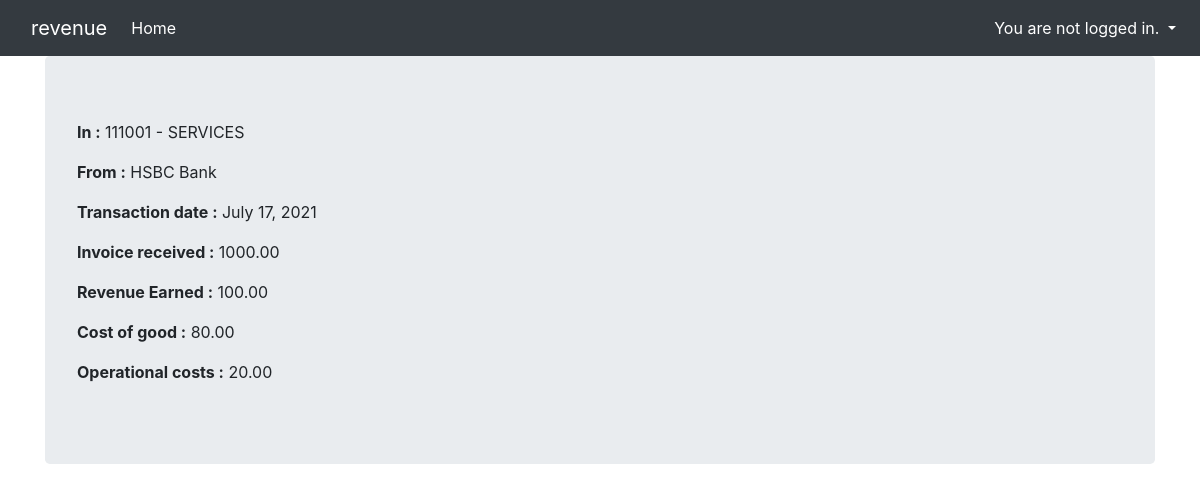
/revenue/1, run on an earlier commit of the app's database.
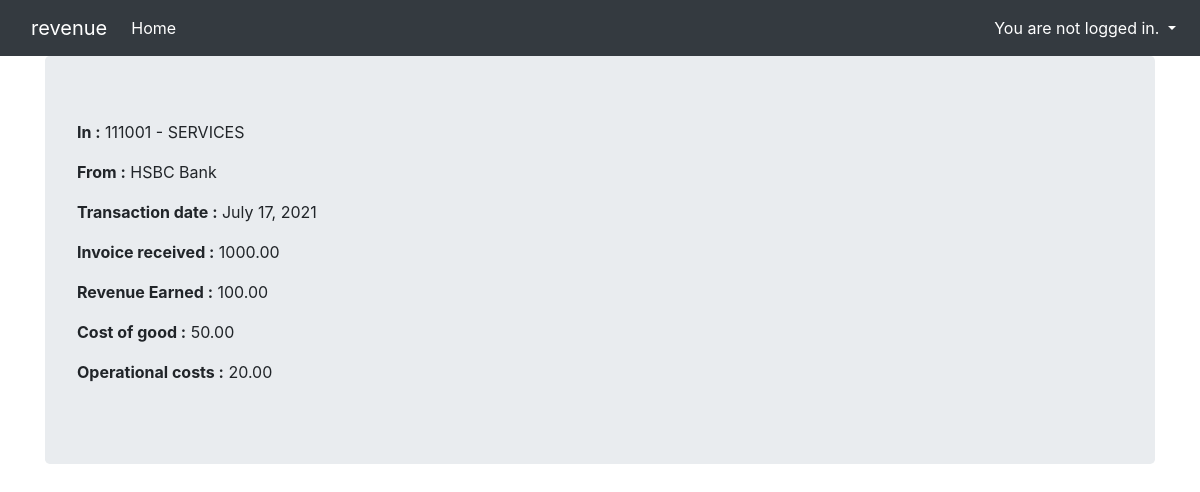
And on a later commit of the database.
### revenue/models.py (models this page shows, shortened)
class Revenue(models.Model):
    customer                = models.ForeignKey('Customer',on_delete=models.PROTECT)
    invoice_amount_euro     = models.DecimalField(decimal_places=2,max_digits=6)
    transaction_date        = models.DateField()
    revenue_charged_euro    = models.DecimalField(default=0,decimal_places=2,max_digits=6)
    cost_of_goods_euro      = models.DecimalField(default=0,decimal_places=2,max_digits=6)
    account_invoice_received = models.PositiveIntegerField()
    revenue_account_name  = models.CharField(max_length=50,default=111001)
    operational_costs_euro  = models.DecimalField(default=0,decimal_places=2,max_digits=6)

class Customer(models.Model):
    name       = models.CharField(max_length=50)
    address    = models.CharField(max_length=70)
    def __str__(self):
        return self.name

### revenue/views.py (the view)
# urls.py: path('revenue/<int:pk>',Details.as_view(),name='detail_rev'),
class Details(DetailView):
    model = Revenue
    template_name = 'detail_rev.html'
    context_object_name = 'detailcontext'

### revenue/templates/detail_rev.html
{% extends "base.html" %}
{% block content %}
<p><b>In :</b> {{detailcontext.revenue_account_name}}</p>
<p><b>From :</b> {{detailcontext.customer}}</p>
<p><b>Transaction date :</b> {{detailcontext.transaction_date}}</p>
<p><b>Invoice received :</b> {{detailcontext.invoice_amount_euro}}</p>
<p><b>Revenue Earned :</b> {{detailcontext.revenue_charged_euro}}</p>
<p><b>Cost of good :</b> {{detailcontext.cost_of_goods_euro}}</p>
<p><b>Operational costs :</b> {{detailcontext.operational_costs_euro}}</p>
{% endblock %}

What changed in the data, as far as the page shows it:
changed Revenue "111001 - SERVICES": cost_of_goods_euro "80.00" → "50.00"
